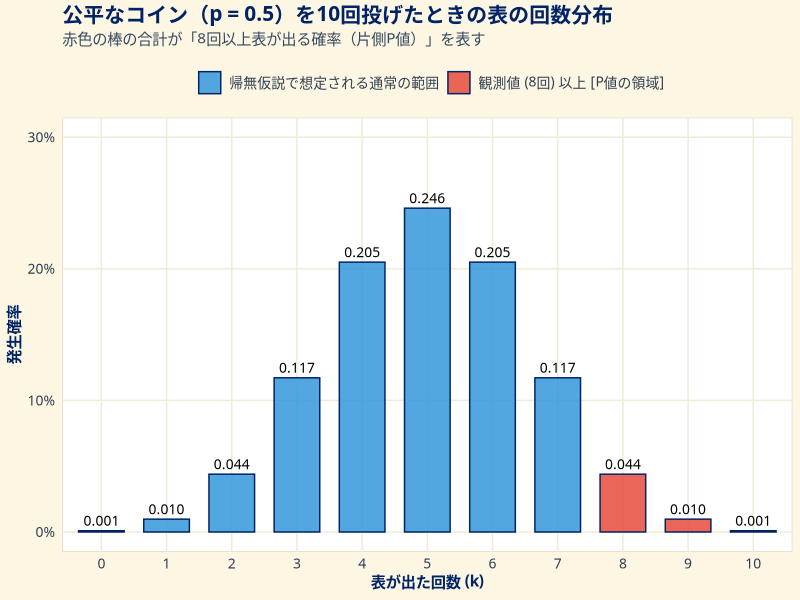
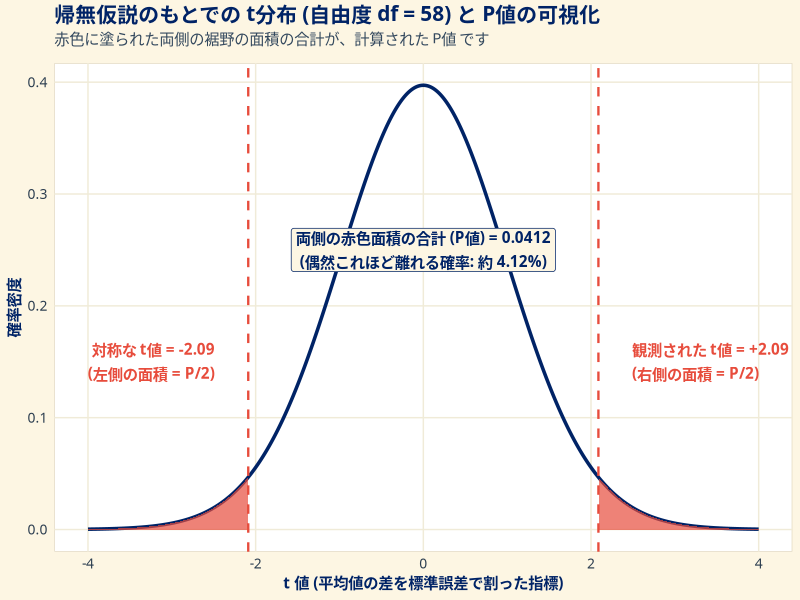
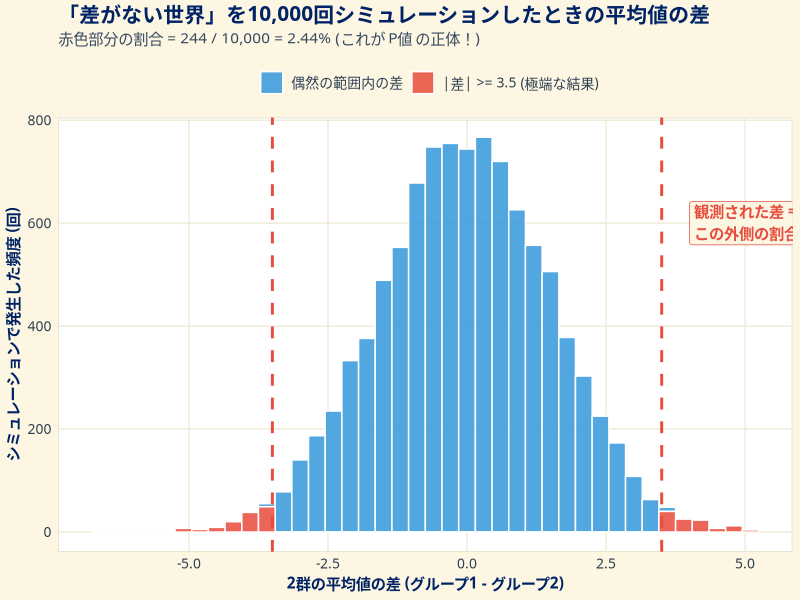

Reproduce these figures in R, in order.
## ---- chunk 1
knitr::opts_chunk$set(
  echo = TRUE,
  warning = FALSE,
  message = FALSE,
  fig.width = 9,
  fig.height = 5,
  fig.align = "center",
  dev = "png",
  dpi = 150
)

suppressPackageStartupMessages({
  library(ggplot2)
  library(dplyr)
  library(tidyr)
  library(patchwork)
})

# プロジェクト共通の Solarized Light & Royal Blue テーマ
theme_statquest <- function() {
  theme_minimal(base_family = "Hiragino Sans") +
    theme(
      plot.background = element_rect(fill = "#fdf6e3", color = NA),
      panel.background = element_rect(fill = "#ffffff", color = "#e2d9c2"),
      panel.grid.major = element_line(color = "#f0ebd8"),
      panel.grid.minor = element_blank(),
      plot.title = element_text(color = "#002366", face = "bold", size = 15, hjust = 0),
      plot.subtitle = element_text(color = "#34495e", size = 11, hjust = 0, margin = margin(b = 10)),
      plot.caption = element_text(color = "#7f8c8d", size = 9),
      axis.title = element_text(color = "#002366", face = "bold", size = 11),
      axis.text = element_text(color = "#2c3e50", size = 10),
      strip.background = element_rect(fill = "#e8f0fe", color = "#002366"),
      strip.text = element_text(color = "#002366", face = "bold", size = 11),
      legend.position = "top",
      legend.background = element_rect(fill = "#fdf6e3", color = NA),
      legend.title = element_text(color = "#002366", face = "bold", size = 10),
      legend.text = element_text(color = "#2c3e50", size = 10)
    )
}

theme_set(theme_statquest())
## ---- chunk 2
# 10回投げて表が出る回数 k (0〜10)
n <- 10
p_null <- 0.5
k_vals <- 0:n

# 各回数の確率を計算
df_coin <- data.frame(
  k = k_vals,
  prob = dbinom(k_vals, size = n, prob = p_null)
) %>%
  mutate(
    category = case_when(
      k >= 8 ~ "観測値 (8回) 以上 [P値の領域]",
      TRUE   ~ "帰無仮説で想定される通常の範囲"
    )
  )

# プロット作成
ggplot(df_coin, aes(x = factor(k), y = prob, fill = category)) +
  geom_col(width = 0.7, color = "#002366", alpha = 0.85) +
  geom_text(aes(label = sprintf("%.3f", prob)), vjust = -0.5, size = 3.5, family = "Hiragino Sans") +
  scale_fill_manual(
    values = c(
      "観測値 (8回) 以上 [P値の領域]" = "#e74c3c",
      "帰無仮説で想定される通常の範囲" = "#3498db"
    )
  ) +
  scale_y_continuous(labels = scales::percent_format(accuracy = 1), limits = c(0, 0.30)) +
  labs(
    title = "公平なコイン（p = 0.5）を10回投げたときの表の回数分布",
    subtitle = "赤色の棒の合計が「8回以上表が出る確率（片側P値）」を表す",
    x = "表が出た回数 (k)",
    y = "発生確率",
    fill = ""
  )
## ---- chunk 3
# 表が8回、9回、10回出る確率
prob_8  <- dbinom(8, size = 10, prob = 0.5)
prob_9  <- dbinom(9, size = 10, prob = 0.5)
prob_10 <- dbinom(10, size = 10, prob = 0.5)

# 合計（片側P値）
p_val_onesided <- prob_8 + prob_9 + prob_10

cat(sprintf("P(X = 8)  = %.4f (約 %.2f%%)\n", prob_8, prob_8 * 100))
cat(sprintf("P(X = 9)  = %.4f (約 %.2f%%)\n", prob_9, prob_9 * 100))
cat(sprintf("P(X = 10) = %.4f (約 %.2f%%)\n", prob_10, prob_10 * 100))
cat(sprintf("----------------------------------------\n"))
cat(sprintf("片側 P値 (8回以上) = %.4f (約 %.2f%%)\n", p_val_onesided, p_val_onesided * 100))

# binom.test() 関数による検定
binom_res <- binom.test(x = 8, n = 10, p = 0.5, alternative = "greater")
cat(sprintf("binom.test() の片側 P値: %.4f\n", binom_res$p.value))
## ---- chunk 4
set.seed(123)

# 模擬データの生成
n_group <- 30
group_a <- rnorm(n_group, mean = 12.4, sd = 6.0) # 新薬群
group_b <- rnorm(n_group, mean = 8.1,  sd = 6.0) # プラセボ群

df_patients <- data.frame(
  group = rep(c("新薬群 (Drug A)", "プラセボ群 (Placebo B)"), each = n_group),
  reduction = c(group_a, group_b)
)

# 2群の要約統計量
df_patients %>%
  group_by(group) %>%
  summarise(
    人数 = n(),
    標本平均 = mean(reduction),
    標本標準偏差 = sd(reduction)
  )
## ---- chunk 5
# Student の 2標本 t検定 (等分散を仮定)
t_res <- t.test(group_a, group_b, var.equal = TRUE)
print(t_res)

obs_t <- t_res$statistic # 観測された t 値
df_val <- t_res$parameter # 自由度 (30 + 30 - 2 = 58)
p_value <- t_res$p.value  # P値
## ---- chunk 6
# t分布の曲線データ作成
x_vals <- seq(-4, 4, length.out = 1000)
df_tdist <- data.frame(
  x = x_vals,
  density = dt(x_vals, df = df_val)
)

ggplot(df_tdist, aes(x = x, y = density)) +
  # 全体の t 分布曲線
  geom_line(color = "#002366", linewidth = 1.2) +
  
  # 右側の棄却・P値領域 (t >= |obs_t|)
  geom_area(
    data = filter(df_tdist, x >= abs(obs_t)),
    fill = "#e74c3c", alpha = 0.7
  ) +
  # 左側の棄却・P値領域 (t <= -|obs_t|)
  geom_area(
    data = filter(df_tdist, x <= -abs(obs_t)),
    fill = "#e74c3c", alpha = 0.7
  ) +
  
  # 観測された t 値の縦線
  geom_vline(xintercept = c(-abs(obs_t), abs(obs_t)), linetype = "dashed", color = "#e74c3c", linewidth = 0.8) +
  
  # 注釈アノテーション
  annotate(
    "text", x = abs(obs_t) + 0.4, y = 0.15,
    label = sprintf("観測された t値 = +%.2f\n(右側の面積 = P/2)", obs_t),
    color = "#e74c3c", fontface = "bold", hjust = 0, family = "Hiragino Sans"
  ) +
  annotate(
    "text", x = -abs(obs_t) - 0.4, y = 0.15,
    label = sprintf("対称な t値 = -%.2f\n(左側の面積 = P/2)", obs_t),
    color = "#e74c3c", fontface = "bold", hjust = 1, family = "Hiragino Sans"
  ) +
  annotate(
    "label", x = 0, y = 0.25,
    label = sprintf("両側の赤色面積の合計 (P値) = %.4f\n(偶然これほど離れる確率: 約 %.2f%%)", p_value, p_value * 100),
    fill = "#fdf6e3", color = "#002366", fontface = "bold", family = "Hiragino Sans"
  ) +
  labs(
    title = sprintf("帰無仮説のもとでの t分布 (自由度 df = %d) と P値の可視化", as.integer(df_val)),
    subtitle = "赤色に塗られた両側の裾野の面積の合計が、計算された P値 です",
    x = "t 値 (平均値の差を標準誤差で割った指標)",
    y = "確率密度"
  )
## ---- chunk 7
set.seed(42)
n_sims <- 10000
n_per_group <- 30
observed_diff <- 3.5 # 手元で観測された平均の差 (mmHg)

# 差がない世界 (平均 10, 標準偏差 6 で全員同じ)
simulated_diffs <- numeric(n_sims)

for (i in 1:n_sims) {
  # 差がない世界から 30名ずつランダム抽出
  sample_1 <- rnorm(n_per_group, mean = 10, sd = 6)
  sample_2 <- rnorm(n_per_group, mean = 10, sd = 6)
  
  # 2群の平均の差を記録
  simulated_diffs[i] <- mean(sample_1) - mean(sample_2)
}

# 観測された差 (|diff| >= 3.5) 以上に極端だった回数をカウント
extreme_count <- sum(abs(simulated_diffs) >= observed_diff)
simulated_p_value <- extreme_count / n_sims

cat(sprintf("シミュレーション総回数: %d 回\n", n_sims))
cat(sprintf("差がない世界で偶然 |差| >= %.1f となった回数: %d 回\n", observed_diff, extreme_count))
cat(sprintf("シミュレーションによる P値: %.4f (約 %.2f%%)\n", simulated_p_value, simulated_p_value * 100))
## ---- chunk 8
df_sim <- data.frame(diff = simulated_diffs) %>%
  mutate(is_extreme = abs(diff) >= observed_diff)

ggplot(df_sim, aes(x = diff, fill = is_extreme)) +
  geom_histogram(binwidth = 0.3, color = "#ffffff", alpha = 0.85) +
  geom_vline(xintercept = c(-observed_diff, observed_diff), linetype = "dashed", color = "#e74c3c", linewidth = 1) +
  scale_fill_manual(
    values = c("FALSE" = "#3498db", "TRUE" = "#e74c3c"),
    labels = c("偶然の範囲内の差", sprintf("|差| >= %.1f (極端な結果)", observed_diff))
  ) +
  annotate(
    "label", x = observed_diff + 0.5, y = 600,
    label = sprintf("観測された差 = +%.1f\nこの外側の割合が P値", observed_diff),
    color = "#e74c3c", fontface = "bold", hjust = 0, family = "Hiragino Sans", fill = "#fdf6e3"
  ) +
  labs(
    title = "「差がない世界」を10,000回シミュレーションしたときの平均値の差",
    subtitle = sprintf("赤色部分の割合 = %d / 10,000 = %.2f%% (これが P値 の正体！)", extreme_count, simulated_p_value * 100),
    x = "2群の平均値の差 (グループ1 - グループ2)",
    y = "シミュレーションで発生した頻度 (回)",
    fill = ""
  )
